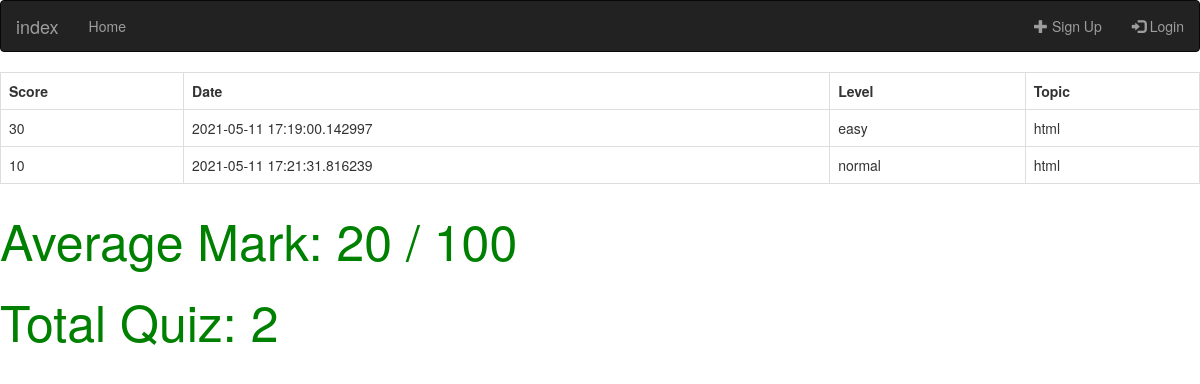
The app's page /user/1/statistic, older data.
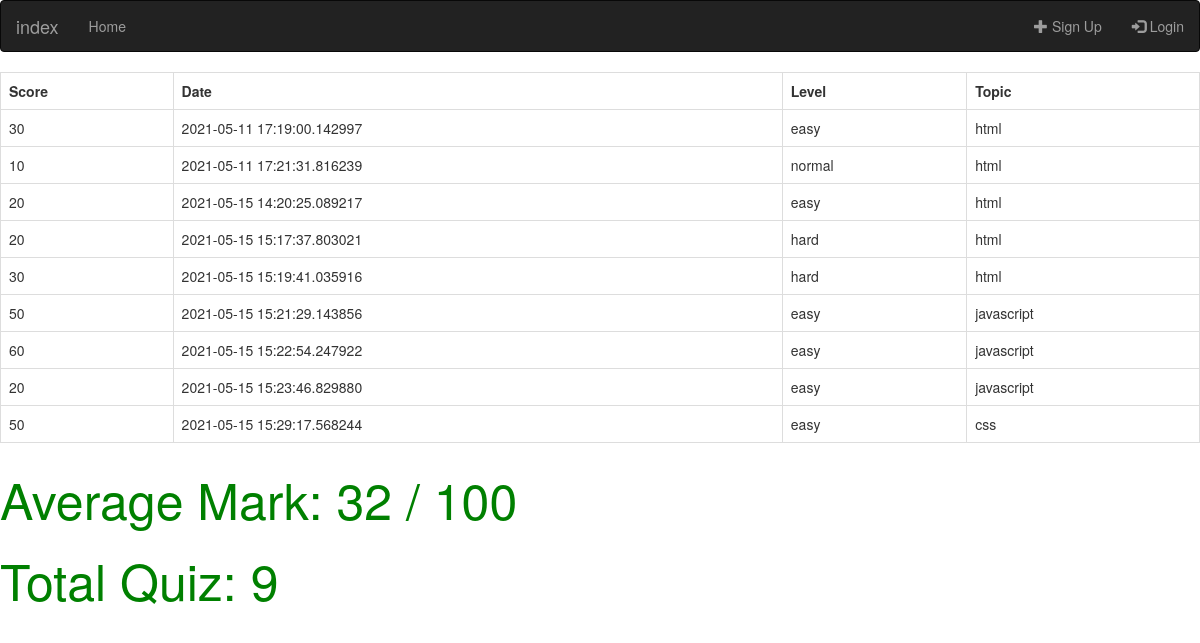
The same page, newer data.
### web/models.py (models this page shows)
class Quizdata(db.Model,UserMixin):
    id = db.Column(db.Integer, primary_key=True)
    user_id = db.Column(db.Integer, db.ForeignKey('user.id'), nullable=False)
    quiztype_id = db.Column(db.Integer, db.ForeignKey('quiztype.id'), nullable=False)
    score = db.Column(db.Integer, nullable=False)
    date = db.Column(db.String(128), nullable=False)
    user = db.relationship("User")
    quiztype = db.relationship("Quiztype")

class Quiztype(db.Model,UserMixin):
    id = db.Column(db.Integer, primary_key=True)
    level = db.Column(db.String(64))
    topic = db.Column(db.String(64))

### web/user/routes.py (the view)
@user.route('/user/<int:userid>/statistic', methods=['GET', 'POST'])
def statistic(userid):
    users = Quizdata.query.filter_by(user_id=userid).all()
    user_list = []
    score =0
    total =0
    average_score=0
    for item in users:
        score+=item.score
        total+=1
        quiztype = Quiztype.query.filter_by(id=item.quiztype_id).first()
        user_list.append({"score": item.score,
                            "date": item.date,
                            "level": quiztype.level,
                            "topic": quiztype.topic,})
    if total > 0:
       average_score = int(score/total)
    return render_template("statistic.html", users=user_list,average_score=average_score,total=total)

### web/templates/statistic.html (shortened to what this page needs)
{% extends "home.html" %}
{% block content %}
<div class="box box-primary">
    <div class="box-body">
        {% if users%}
        <table class="table table-bordered">
            <tr>
                <th>Score</th>
                <th>Date</th>
                <th>Level</th>
                <th>Topic</th>
            </tr>
            {% for row in users %}
                <tr>
                <td>{{row.score}}</td>
                <td>{{row.date}}</td>
                <td>{{row.level}}</td>
                <td>{{row.topic}}</td>
            </tr>
            {% endfor %}
        </table>
        {% endif %}
    </div>
    <p style="font-size:50px; color:green"> Average Mark: {{ average_score }} / 100</p>
    <p style="font-size:50px; color:green"> Total Quiz: {{ total }} </p>
</div>
{% endblock %}

### web/templates/home.html (shortened to what this page needs)
<!DOCTYPE html>
<html>
    <head>
        <link rel="stylesheet" href="{{ url_for('static', filename='index.css') }}">
        <link rel="stylesheet" href="https://maxcdn.bootstrapcdn.com/bootstrap/3.4.1/css/bootstrap.min.css">
    </head>
    <body onload="windowonload()">
      <nav class="navbar navbar-inverse">
        <div class="container-fluid">
          <div class="navbar-header">
            <a class="navbar-brand" href="{{url_for('main.index')}}">index</a>
          </div>
          <ul class="nav navbar-nav">
                <li><a href="{{url_for('main.content')}}">Home</a></li>
          </ul>
            {% if current_user.is_anonymous  %}
            <ul class="nav navbar-nav navbar-right">
            <li><a href="{{url_for('auth.register')}}"><span class="glyphicon glyphicon-plus"></span> Sign Up</a></li>
            <li><a href="{{url_for('auth.login')}}"><span class="glyphicon glyphicon-log-in"></span> Login</a></li>
            </ul>
            {% endif %}
        </div>
      </nav>
        {% block content %}
        {% endblock %}
    </body>
</html>

Row changes from the older to the newer data that the page shows:
added Quizdata: date "2021-05-15 14:20:25.089217"
added Quizdata: date "2021-05-15 15:17:37.803021"
now on this page (row unchanged): Quiztype: level "hard" "hard", topic "html" "html"
added Quizdata: date "2021-05-15 15:19:41.035916"
added Quizdata: date "2021-05-15 15:21:29.143856"
now on this page (row unchanged): Quiztype: level "easy" "easy" "easy", topic "javascript" "javascript" "javascript"
added Quizdata: date "2021-05-15 15:22:54.247922"
added Quizdata: date "2021-05-15 15:23:46.829880"
added Quizdata: date "2021-05-15 15:29:17.568244"
now on this page (row unchanged): Quiztype: level "easy", topic "css"
Text that changed along with them:
{{ average_score }}: "20" → "32"
{{ total }}: "2" → "9"
new list line: "20"
new list line: "easy html"
new list line: "30"
new list line: "50"
new list line: "60"
